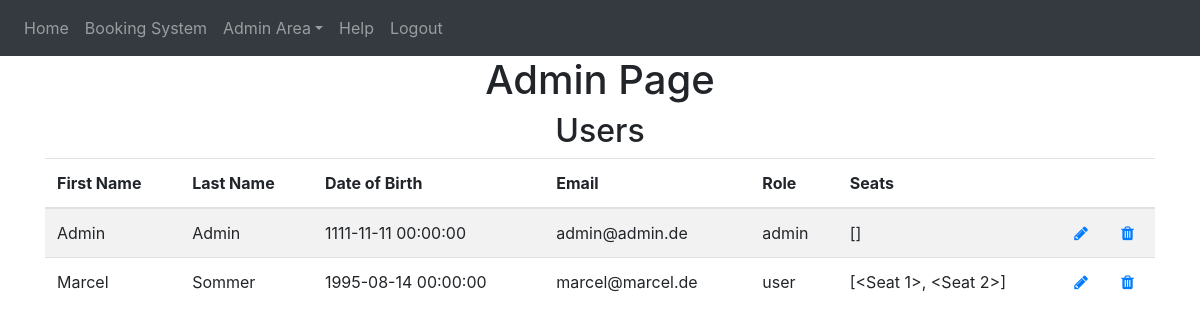
Page /admin-area/user (signed in) on the earlier database version.
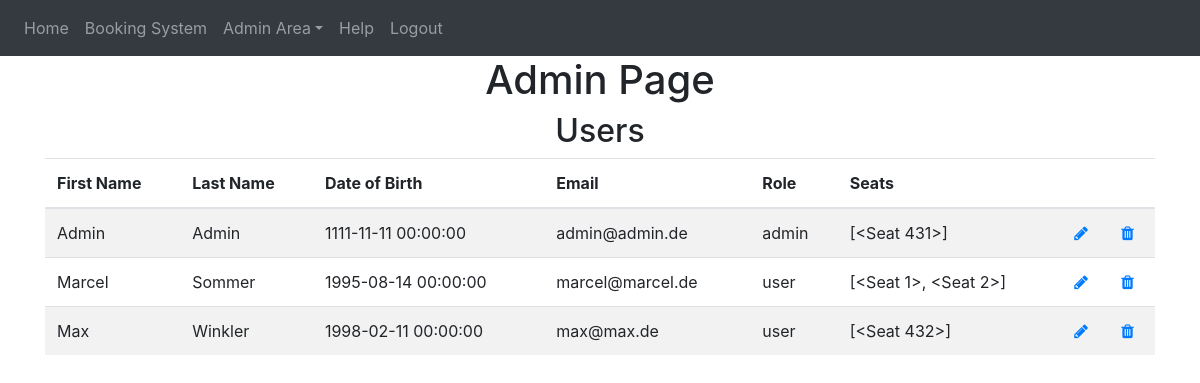
Same page on the later database version.
### website/models.py (models this page shows)
class User(db.Model, UserMixin):
    id = db.Column(db.Integer, primary_key=True)
    email = db.Column(db.String(150), unique=True)
    password = db.Column(db.String(150))
    first_name = db.Column(db.String(150))
    last_name = db.Column(db.String(150))
    birth_date = db.Column(db.DateTime)
    role = db.Column(db.String(10))
    seats = db.relationship('Seat')

### website/admin.py (the view)
@admins.route('/user', methods=['GET', 'POST'])
@login_required
def admin_user():
    admin = admin_user_checker(current_user)
    if admin:
        users = User.query.all()
        return render_template('admin_user.html', user=current_user, users=users)

### website/__init__.py (called while the page is built)
def create_app():
    from .views import views
    from .auth import auth
    from .admin import admins
    from .models import User, Seat
    app = Flask(__name__)
    app.config['SECRET_KEY'] = 'secret'
    app.config['SQLALCHEMY_DATABASE_URI'] = f'sqlite:///{DB_NAME}'
    app.config['FLASK_ADMIN_SWATCH'] = 'cerulean'
    app.register_blueprint(views, url_prefix='/')
    app.register_blueprint(auth, url_prefix='/')
    app.register_blueprint(admins, url_prefix='/admin-area')
    db.init_app(app)
    create_database(app)
    login_manager = LoginManager()
    login_manager.login_view = 'auth.login'
    login_manager.init_app(app)
    @login_manager.user_loader
    def load_user(id):
        return User.query.get(int(id))
    return app

### website/python_scripts.py (called while the page is built)
def admin_user_checker(current_user):
    if current_user.role == 'admin':
        return True
    else:
        flash('You need do be an Admin to access!!', category='error')
        return redirect(url_for('views.home'))

### website/templates/admin_user.html
{% extends "base.html" %} {% block title %}Admin{% endblock %}
{% block content%}
<h1 align="center">Admin Page</h1>
<h2 align="center">Users</h2>
<table class="table table-striped" id="users">
    <thead>
        <tr>
        <th scope="col">First Name</th>
        <th scope="col">Last Name</th>
        <th scope="col">Date of Birth</th>
        <th scope="col">Email</th>
        <th scope="col">Role</th>
        <th scope="col">Seats</th>
        <th scope="col"></th>
        <th scope="col"></th>
        </tr>
    </thead>
    <tbody>
        {% for user in users %}
        <tr>
        <td>{{user.first_name}}</td>
        <td>{{user.last_name}} </td>
        <td>{{user.birth_date}}</td>
        <td>{{user.email}}</td>
        <td>{{user.role}}</td>
        <td>{{user.seats}}</td>
        <td><a class="icon" href="{{url_for('admins.update_user', id=user.id)}}" >
            <span class="fa fa-pencil glyphicon glyphicon-pencil"></span></a></td>
        <td><a class="icon" href="{{url_for('admins.delete_user', id=user.id)}}">
            <span class="fa fa-trash glyphicon glyphicon-trash"></span>
        </a></td>
        </tr>
        {% endfor %}
    </tbody>
</table>
{% endblock %}

### website/templates/base.html (shortened to what this page needs)
<!DOCTYPE html>
<html>
  <head>
    <link
      rel="stylesheet"
      href="https://cdn.jsdelivr.net/npm/bootstrap@4.0.0/dist/css/bootstrap.min.css"
/>
    <link
      rel="stylesheet"
      href="https://stackpath.bootstrapcdn.com/font-awesome/4.7.0/css/font-awesome.min.css"
/>
  </head>
  <body>
    <nav class="navbar navbar-expand-lg navbar-dark bg-dark">
      <div class="collapse navbar-collapse" id="navbar">
        <div class="navbar-nav" role="tablist">
          {% if user.is_authenticated %}
          <a class="nav-item nav-link" id="home" href="/">Home</a>
          <a class="nav-item nav-link" id="bookingsystem" href="/bookingsystem">Booking System</a>
            {% if current_user.role == 'admin' %}
            <a class="nav-item dropdown">
              <a class="nav-link dropdown-toggle" data-toggle="dropdown" id="admin-area">Admin Area</a>
            </a>
            {% endif %}
          <a class="nav-item nav-link" id="help" href="/help">Help</a>
          <a class="nav-item nav-link" id="logout" href="/logout">Logout</a>
          {% else %}
          <a class="nav-item nav-link" id="login" href="/login">Login</a>
          <a class="nav-item nav-link" id="signUp" href="/sign-up">Sign Up</a>
          {% endif %}
        </div>
      </div>
    </nav>
    <div class="container">{% block content %} {% endblock %}</div>
  </body>
</html>

Differences in the rows shown:
computed for User "Admin": seats "[]" → "[<Seat 431>]"
added User: first_name "Max", last_name "Winkler", birth_date "1998-02-11 00:00:00", email "max@max.de", role "user", seats "[<Seat 432>]"
